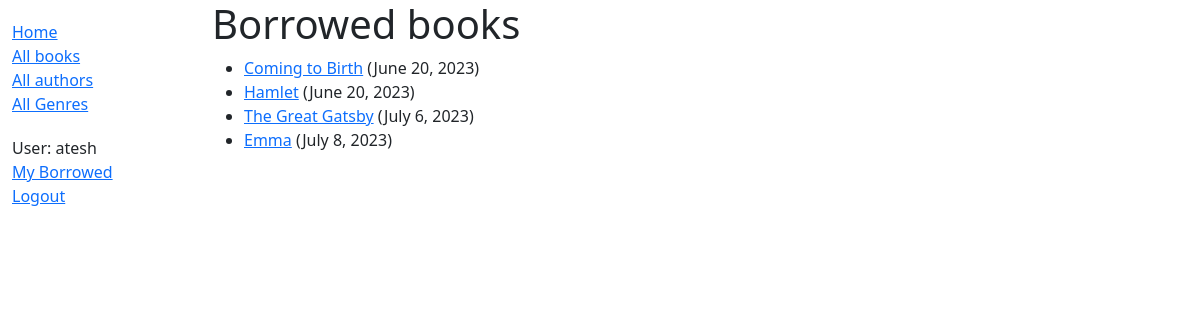
/catalog/mybooks/ (signed in), run on the app's committed database.
### catalog/models.py (models this page shows, shortened)
class BookInstance(models.Model):
    id = models.UUIDField(primary_key=True, default=uuid.uuid4, help_text='Unique ID for this particular book across whole library') #uuid.uuid4 generates a unique id for the book instance
    book = models.ForeignKey('Book', on_delete=models.SET_NULL, null=True)
    imprint = models.CharField(max_length=200)
    due_back = models.DateField(null=True, blank=True)
    LOAN_STATUS = ( #tuple of tuples
        ('m', 'Maintenance'), #first element is the value stored in the db, second element is the human-readable name
        ('o', 'On loan'),
        ('a', 'Available'),
        ('r', 'Reserved'),
    )
    status = models.CharField( #status field is a character field that only allows the values in the LOAN_STATUS tuple
        max_length=1,
        choices=LOAN_STATUS,
        blank=True,
        default='m',
        help_text='Book availability',
    )
    borrower = models.ForeignKey(User, on_delete=models.SET_NULL, null=True, blank=True)
    @property
    def is_overdue(self):
        return bool(self.due_back and date.today() > self.due_back)
    class Meta:
        ordering = ['due_back']
        permissions = (("can_mark_returned", "Set book as returned"),)

class Book(models.Model):
    title = models.CharField(max_length=200)
    author = models.ForeignKey('Author', on_delete=models.SET_NULL, null=True)
    summary = models.TextField(max_length=1000, help_text='Enter a brief description of the book')
    isbn = models.CharField('ISBN',max_length=13, help_text='13 Character <a href="https://www.isbn-international.org/content/what-isbn">ISBN number</a>')
    genre = models.ManyToManyField(Genre, help_text='Select a genre for this book')
    language = models.ForeignKey('Language', on_delete=models.SET_NULL, null=True)
    def display_genre(self):
        """Create a string for the Genre. This is required to display genre in Admin."""
        return ', '.join(genre.name for genre in self.genre.all()[:3])
    display_genre.short_description = 'Genre'

### catalog/views.py (the view)
# urls.py: path('mybooks/', views.LoanedBooksByUserListView.as_view(), name='my-borrowed'),
class LoanedBooksByUserListView(LoginRequiredMixin,generic.ListView):
    model = BookInstance
    template_name = 'catalog/bookinstance_list_borrowed_user.html'
    paginate_by = 10
    def get_queryset(self):
        return (
            BookInstance.objects.filter(borrower=self.request.user)
            .filter(status__exact='o')
            .order_by('due_back')
        )

### catalog/templates/catalog/bookinstance_list_borrowed_user.html
{% extends "base_generic.html" %}
{% block content %}
    <h1>Borrowed books</h1>
    {% if bookinstance_list %}
    <ul>
      {% for bookinst in bookinstance_list %}
      <li class="{% if bookinst.is_overdue %}text-danger{% endif %}">
        <a href="{% url 'book-detail' bookinst.book.pk %}">{{ bookinst.book.title }}</a> ({{ bookinst.due_back }})
      </li>
      {% endfor %}
    </ul>
    {% else %}
      <p>There are no books borrowed.</p>
    {% endif %}
{% endblock %}

### catalog/templates/base_generic.html (shortened to what this page needs)
<!DOCTYPE html>
<html lang="en">
    <head>
        <link href="https://cdn.jsdelivr.net/npm/bootstrap@5.1.3/dist/css/bootstrap.min.css"
        rel="stylesheet"
 />
    {% load static %}
    <link rel="stylesheet" href="{% static 'css/styles.css' %}" />
  </head>
  <body>
    <div class="container-fluid">
      <div class="row">
        <div class="col-sm-2">
          {% block sidebar %}
            <ul class="sidebar-nav">
              <li><a href="{% url 'index' %}">Home</a></li>
              <li><a href="{% url 'books' %}">All books</a></li>
              <li><a href="{% url 'authors' %}">All authors</a></li>
              <li><a href="{% url 'genres' %}">All Genres</a></li>
            </ul>
          <ul class="sidebar-nav">
          {% if user.is_authenticated %}
            <li>User: {{ user.get_username }}</li>
            <li><a href="{% url 'my-borrowed' %}">My Borrowed</a></li>
            <li><a href="{% url 'logout' %}?next={{ request.path }}">Logout</a></li>
          {% else %}
            <li><a href="{% url 'login' %}?next={{ request.path }}">Login</a></li>
          {% endif %}
          </ul>
        {% endblock %}
        </div>
        <div class="col-sm-10 ">
          {% block content %}{% endblock %}
        </div>
      </div>
    </div>
  </body>
</html>

### catalog/static/css/styles.css (style rules this page uses)
.sidebar-nav { margin-top: 20px; padding: 0; list-style: none; }

### data on the page
BookInstance: book "Coming to Birth", due_back "June 20, 2023"
BookInstance: book "Hamlet", due_back "June 20, 2023"
BookInstance: book "The Great Gatsby", due_back "July 6, 2023"
BookInstance: book "Emma", due_back "July 8, 2023"

### other printed values
{{ user.get_username }} "atesh"
